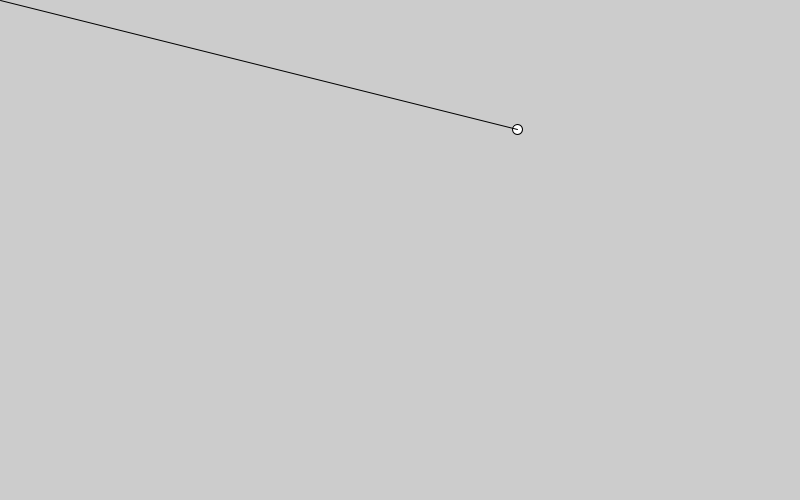
Frame 1 (no input)
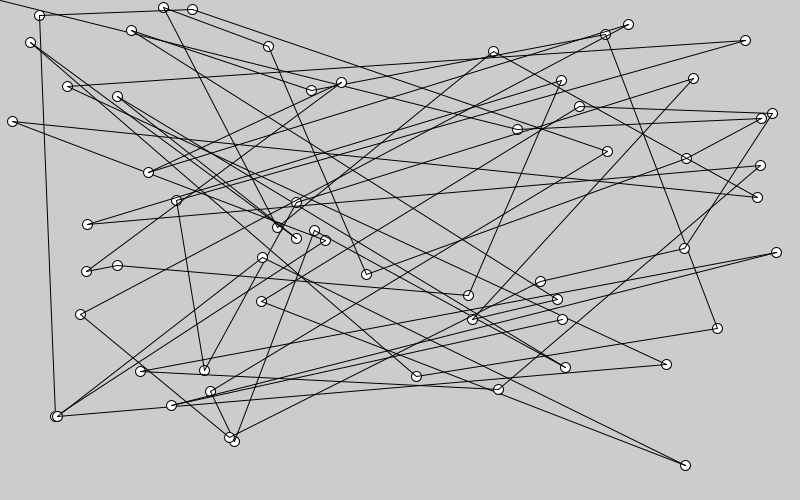
Frame 60 (the mouse pressed at the canvas centre just before this capture)
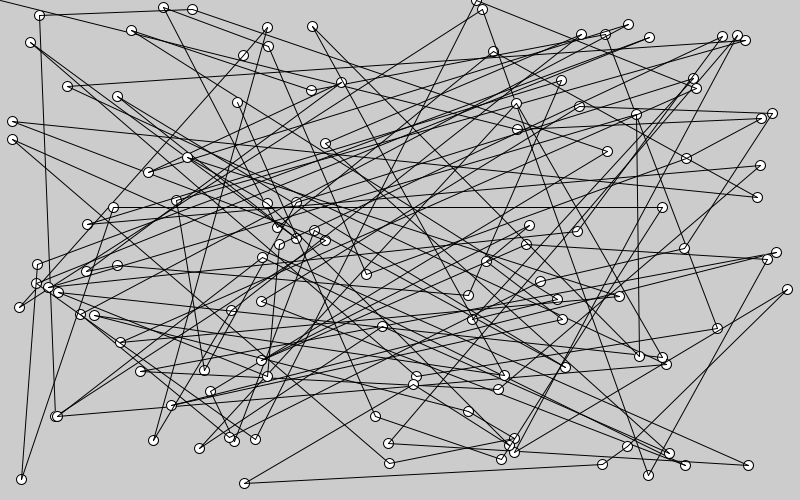
Frame 120 (the mouse held since frame 60 and released just before this capture)

The Processing sketch that drew these frames (run headless with seeded random() and noise(); from frame 60 on, the mouse is pressed at the canvas centre):

// Processing sketch: nuagePoint
// ── nuagePoint.pde
int a,b,c=0,d=0;
int i = 0;
void setup(){
size(800,500);}

void draw() {
  a = (int)random(800);
  b = (int)random(500);
  circle(a,b,10);
  line(a,b,c,d);
  c = a;
  d = b;
  i++;
  if(i<100);
}
